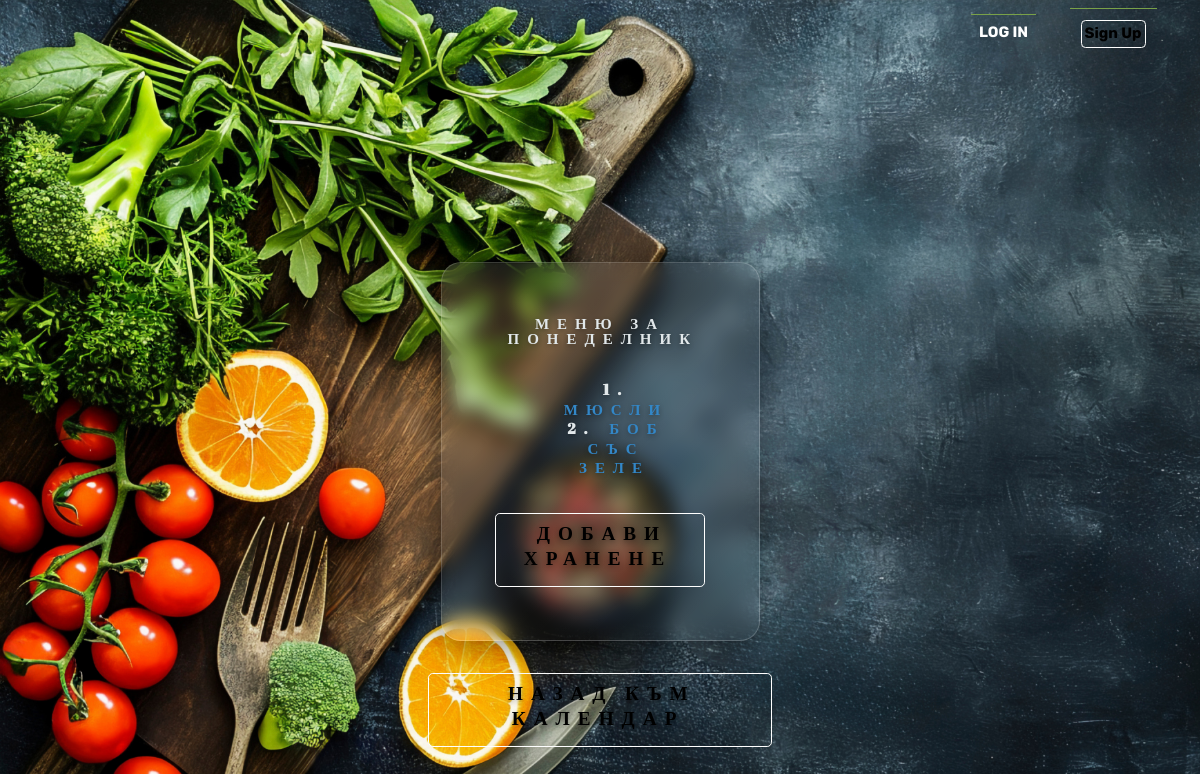
Page /menu/1/ on the earlier database version.
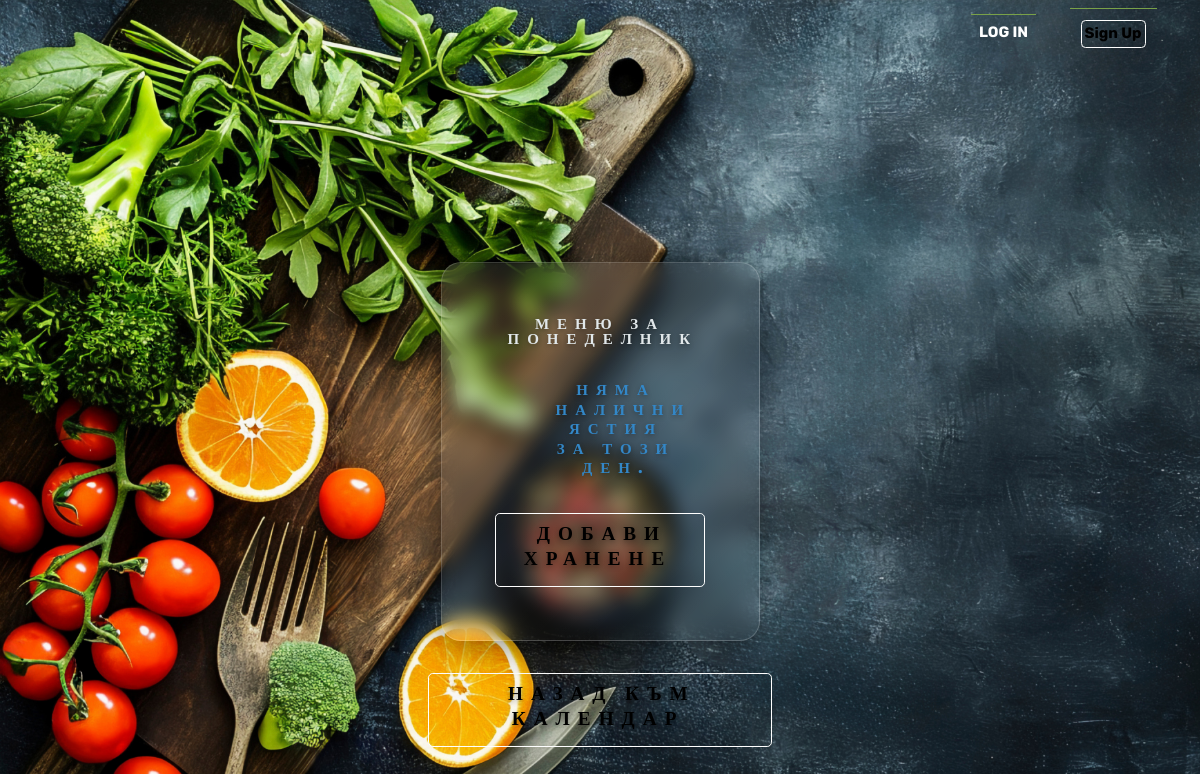
Same page on the later database version.
### menu_planning/planning/models.py (models this page shows, shortened)
class Meal(models.Model):
    day = models.ForeignKey(Day, on_delete=models.CASCADE, related_name='meals')
    name = models.CharField(max_length=20)

### menu_planning/planning/views.py (the view, shortened to what this page needs)
# urls.py: path('menu/<int:pk>/', views.MenuView.as_view(), name='menu'),
class MenuView(views.DetailView, CustomLoginRequiredMixin, ErrorRedirectMixin):
    model = Day
    template_name = 'menu.html'
    context_object_name = 'day'
    def get_context_data(self, **kwargs):
        context = super().get_context_data(**kwargs)
        context['meals'] = self.object.meals.all()
        return context

### templates/menu.html (shortened to what this page needs)
{% extends 'navbar.html' %}
{% load static %}
{% block header %}
<section id="index-headline">
    <div class="index-message">
        <div class="plant-card">
            <h1>Меню за {{ day.name }}</h1><br>
                <h1>
                    <ol>
                         {% for meal in meals %}
                            <li><a href="{% url 'dishes' meal.id %}"><span>{{ meal.name }}</span></a></li>
                    {% empty %}
                        <span>Няма налични ястия за този ден.</span>
                    {% endfor %}
                    </ol>
                </h1>
            <br>
<button>
    <h1>
        <a href="{% url 'create_meal' day.id %}">Добави хранене</a>
    </h1>
</button>
        </div>
        <br>
        <button>
            <h1><a href="{% url 'home' %}">Назад към календар</a></h1>
        </button>
    </div>
<link rel="stylesheet" href="{% static "style/style.css" %}"/>
</section>
{% endblock header %}

Differences in the rows shown:
removed Meal: name "МЮСЛИ"
removed Meal: name "БОБ СЪС ЗЕЛЕ"
Other differences:
text now shown: "НЯМА НАЛИЧНИ ЯСТИЯ ЗА ТОЗИ ДЕН."
